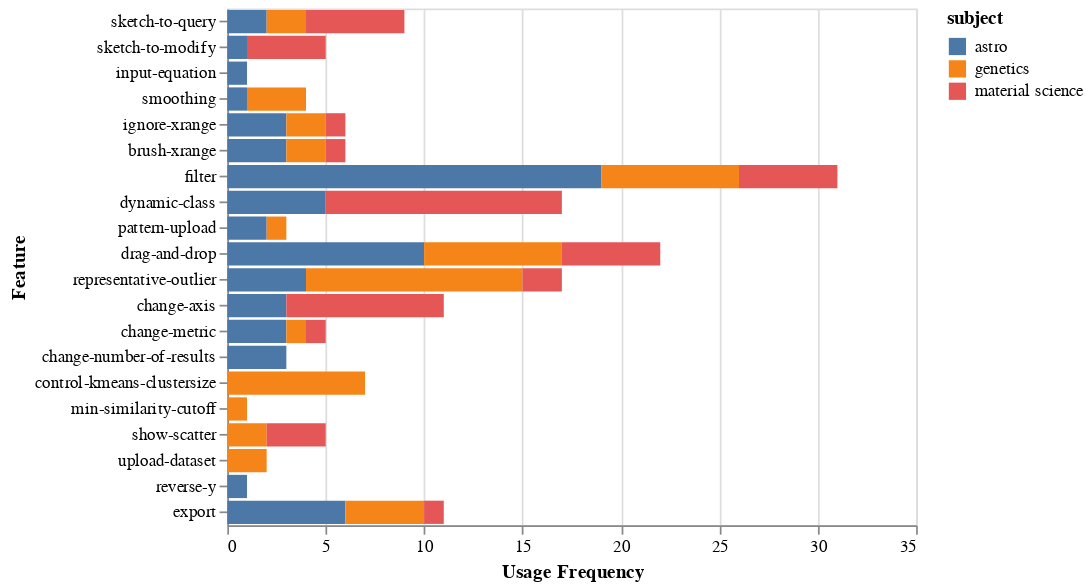

The notebook cell saved with this chart:
### Code cell
alt.Chart(df_frequency_by_subject_feature).mark_bar().encode(
    alt.X("Usage Frequency"),
    alt.Y("Feature",sort= ['sketch-to-query','sketch-to-modify','input-equation','smoothing','ignore-xrange','brush-xrange',
                          'filter','dynamic-class','pattern-upload','drag-and-drop','representative-outlier',
                          'change-axis', 'change-metric','change-number-of-results','control-kmeans-clustersize', 'min-similarity-cutoff','show-scatter', 'upload-dataset','reverse-y']),
    color = "subject"
)

### Figure 1 — Vega-Lite specification as saved in the notebook (floating-point values rounded to 4 significant figures)
{"$schema": "https://vega.github.io/schema/vega-lite/v2.6.0.json", "config": {"view": {"height": 300, "width": 400}}, "data": {"name": "data-1c733d9c6d8d1ccfb64201f777f9b495"}, "datasets": {"data-1c733d9c6d8d1ccfb64201f777f9b495": [{"Feature": "brush-xrange", "Usage Frequency": 3, "subject": "astro"}, {"Feature": "change-axis", "Usage Frequency": 3, "subject": "astro"}, {"Feature": "change-metric", "Usage Frequency": 3, "subject": "astro"}, {"Feature": "change-number-of-results", "Usage Frequency": 3, "subject": "astro"}, {"Feature": "drag-and-drop", "Usage Frequency": 10, "subject": "astro"}, {"Feature": "dynamic-class", "Usage Frequency": 5, "subject": "astro"}, {"Feature": "export", "Usage Frequency": 6, "subject": "astro"}, {"Feature": "filter", "Usage Frequency": 19, "subject": "astro"}, {"Feature": "ignore-xrange", "Usage Frequency": 3, "subject": "astro"}, {"Feature": "input-equation", "Usage Frequency": 1, "subject": "astro"}, {"Feature": "pattern-upload", "Usage Frequency": 2, "subject": "astro"}, {"Feature": "representative-outlier", "Usage Frequency": 4, "subject": "astro"}, {"Feature": "reverse-y", "Usage Frequency": 1, "subject": "astro"}, {"Feature": "sketch-to-modify", "Usage Frequency": 1, "subject": "astro"}, {"Feature": "sketch-to-query", "Usage Frequency": 2, "subject": "astro"}, {"Feature": "smoothing", "Usage Frequency": 1, "subject": "astro"}, {"Feature": "brush-xrange", "Usage Frequency": 2, "subject": "genetics"}, {"Feature": "change-metric", "Usage Frequency": 1, "subject": "genetics"}, {"Feature": "control-kmeans-clustersize", "Usage Frequency": 7, "subject": "genetics"}, {"Feature": "drag-and-drop", "Usage Frequency": 7, "subject": "genetics"}, {"Feature": "export", "Usage Frequency": 4, "subject": "genetics"}, {"Feature": "filter", "Usage Frequency": 7, "subject": "genetics"}, {"Feature": "ignore-xrange", "Usage Frequency": 2, "subject": "genetics"}, {"Feature": "min-similarity-cutoff", "Usage Frequency": 1, "subject": "genetics"}, {"Feature": "pattern-upload", "Usage Frequency": 1, "subject": "genetics"}, {"Feature": "representative-outlier", "Usage Frequency": 11, "subject": "genetics"}, {"Feature": "show-scatter", "Usage Frequency": 2, "subject": "genetics"}, {"Feature": "sketch-to-query", "Usage Frequency": 2, "subject": "genetics"}, {"Feature": "smoothing", "Usage Frequency": 3, "subject": "genetics"}, {"Feature": "upload-dataset", "Usage Frequency": 2, "subject": "genetics"}, {"Feature": "brush-xrange", "Usage Frequency": 1, "subject": "material science"}, {"Feature": "change-axis", "Usage Frequency": 8, "subject": "material science"}, {"Feature": "change-metric", "Usage Frequency": 1, "subject": "material science"}, {"Feature": "drag-and-drop", "Usage Frequency": 5, "subject": "material science"}, {"Feature": "dynamic-class", "Usage Frequency": 12, "subject": "material science"}, {"Feature": "export", "Usage Frequency": 1, "subject": "material science"}, {"Feature": "filter", "Usage Frequency": 5, "subject": "material science"}, {"Feature": "ignore-xrange", "Usage Frequency": 1, "subject": "material science"}, {"Feature": "representative-outlier", "Usage Frequency": 2, "subject": "material science"}, {"Feature": "show-scatter", "Usage Frequency": 3, "subject": "material science"}, {"Feature": "sketch-to-modify", "Usage Frequency": 4, "subject": "material science"}, {"Feature": "sketch-to-query", "Usage Frequency": 5, "subject": "material science"}]}, "encoding": {"color": {"field": "subject", "type": "nominal"}, "x": {"field": "Usage Frequency", "type": "quantitative"}, "y": {"field": "Feature", "sort": ["sketch-to-query", "sketch-to-modify", "input-equation", "smoothing", "ignore-xrange", "brush-xrange", "filter", "dynamic-class", "pattern-upload", "drag-and-drop", "representative-outlier", "change-axis", "change-metric", "change-number-of-results", "control-kmeans-clustersize", "min-similarity-cutoff", "show-scatter", "upload-dataset", "reverse-y"], "type": "nominal"}}, "mark": "bar"}
